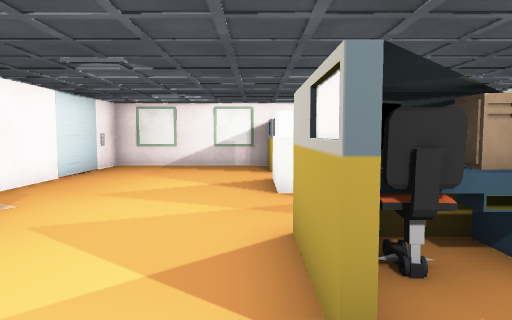
[1] (above)

24 first-person views from a walk through a scene from a Unity 3-D project. The camera is 1.2 m above the floor, tilts 4° down and sees 70° across. The floor is counted in squares, 1 m on a side. Each view is taken from the middle of a square. On the plan, view 1 faces up. The plan holds only what a view shows up to about 15 squares ahead; the rest is blank. The player is left out. Some surface patterns are stand-ins.

[2]
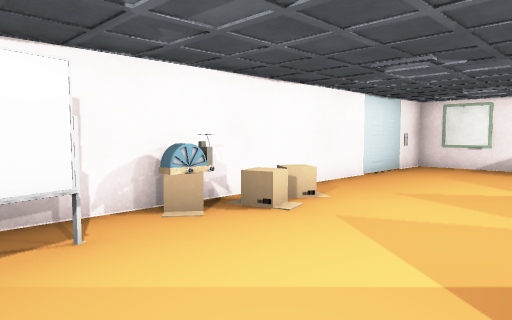

[3]
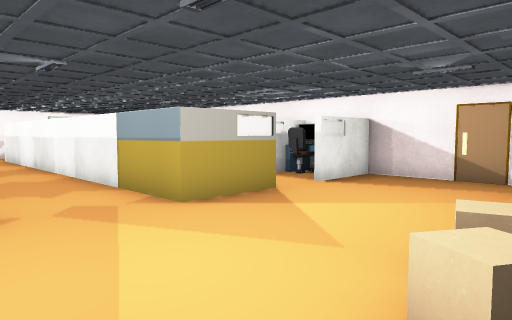

[4]
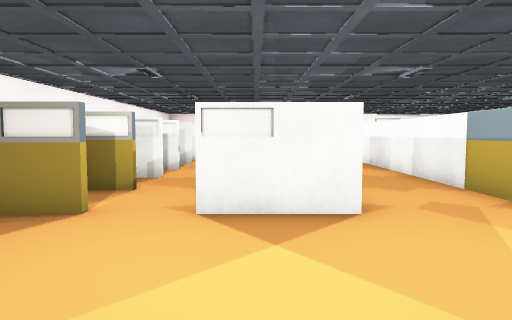

[5]
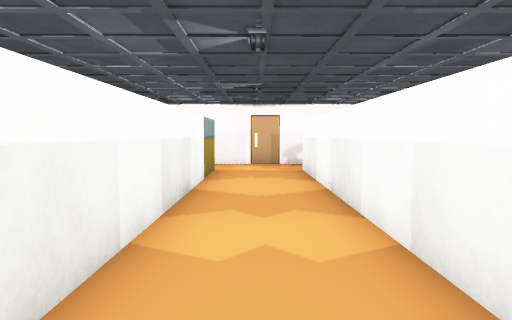

[6]
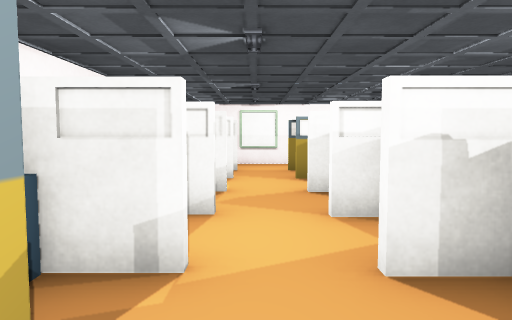

[7]
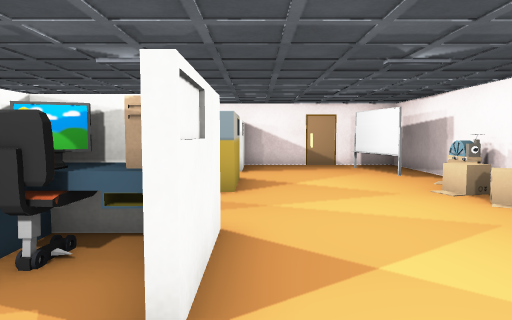

[8]
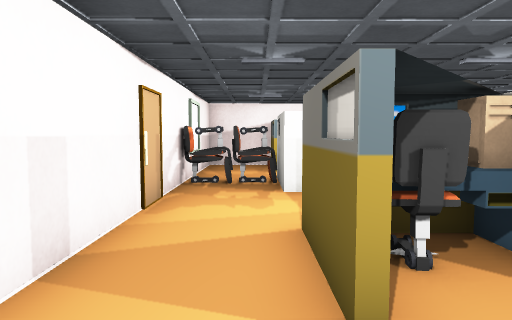

[9]
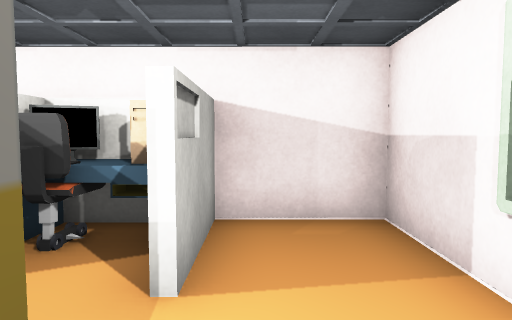

[10]
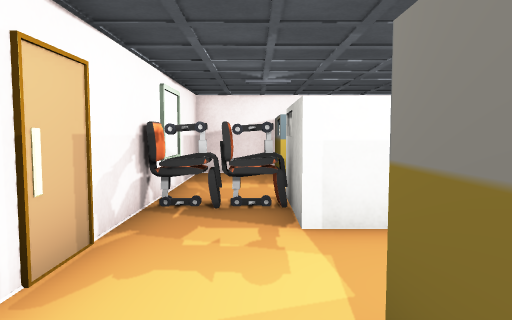

[11]
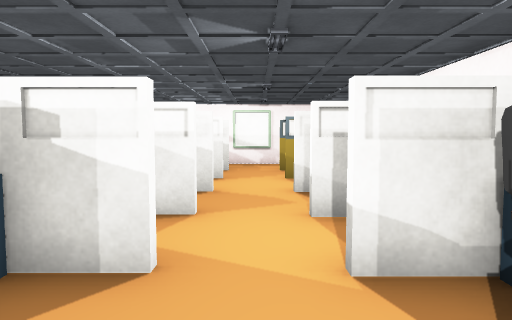

[12]
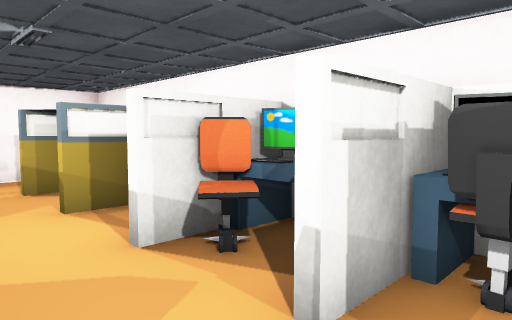

[13]
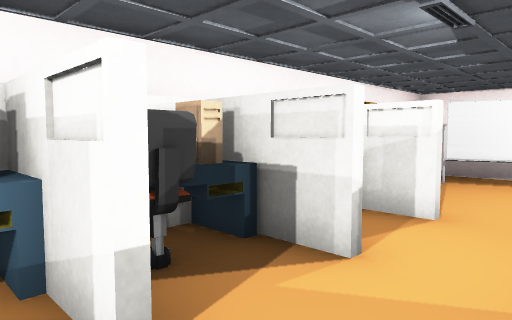

[14]
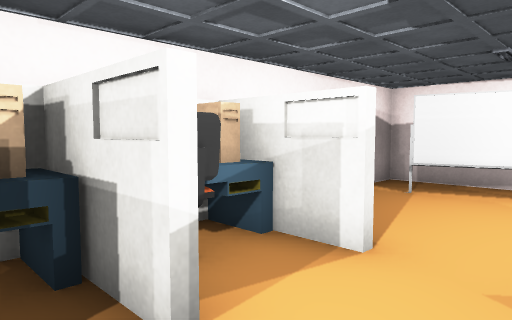

[15]
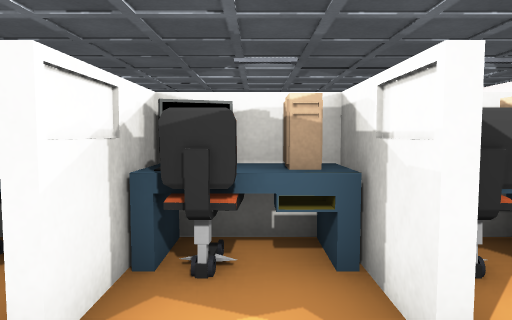

[16]
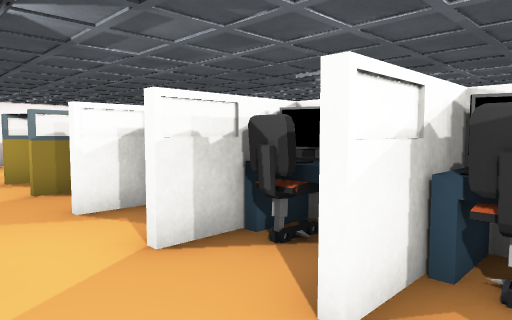

[17]
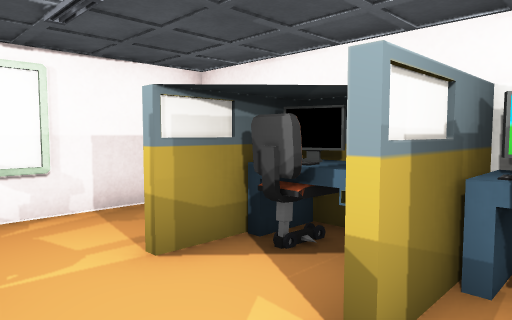

[18]
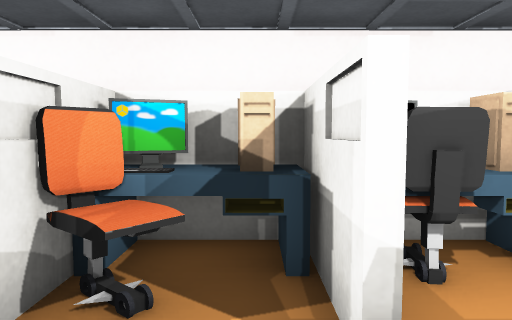

[19]
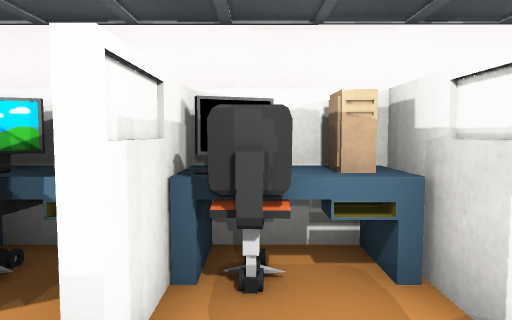

[20]
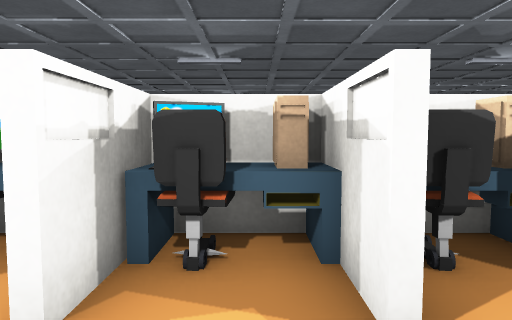

[21]
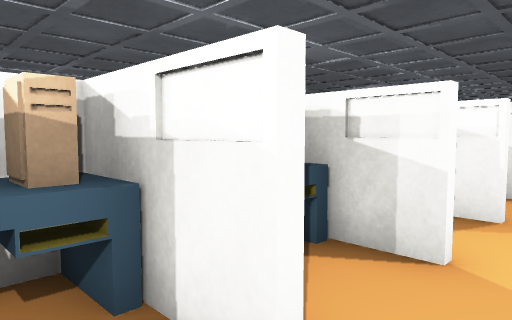

[22]
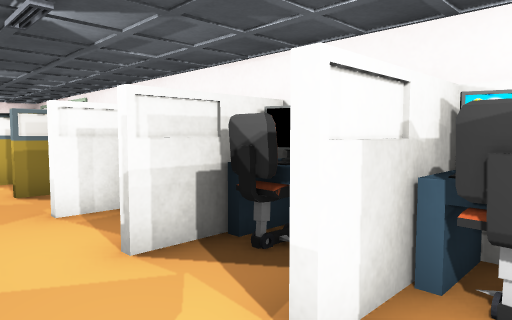

[23]
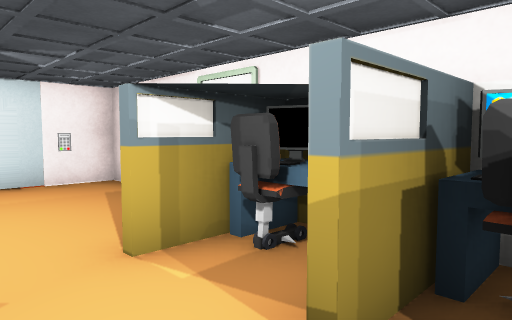

[24]
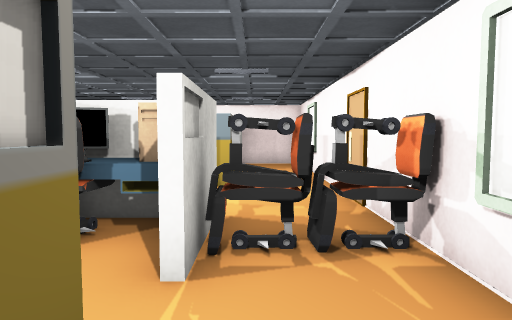

### Floor plan
Points are (right, up) in squares from view 1. A wall is a line through its corners. A room is listed if a view was taken in it or the views show most of it. See-through windows are left out.
Room 1 (views 1, 2, 3, 4, 5, 6, 7, 8, 9, 10, 11, 12, 13, 14, 15, 16, 17, 18, 19, 20, 21, 22, 23, 24)
walls: (5.3, 3.1) (5.3, 1.9); (7.3, 8.5) (7.3, 10); (3, 2.6) (3, 1.9); (5.1, 1.9) (5.1, 3.2); (7.4, 2.5) (7.4, 1.9); (7.4, 10) (7.4, 8.5); (5.1, 11.5) (5.1, 13); (0.6, 2.5) (0.6, 1.9); (9.6, 9.4) (9.6, 10); (2.8, 11.5) (2.8, 12.6); (7.3, 11.5) (7.3, 12.5); (0.5, 1.9) (0.5, 4.4) (5.5, 4.4); (7.5, 11.6) (7.5, 12.2); (9.8, 10) (9.8, 8.5); (7.4, 0.2) (7.4, -1.5); (7.4, 12.5) (7.4, 11.6); (0.5, 11.5) (0.5, 13.7); (11.9, 9.5) (11.9, 10); (7.3, -1.5) (7.3, 0.2); (1, 12.8) (0.4, 12.8); (3.9, 13.9) (3, 13.9) (3, 11.6); (7.3, 13.9) (5.3, 13.9) (5.3, 11.6); (7.4, 14) (7.4, 13.4); (0.6, 13.9) (0.6, 11.6); (0.5, 14.1) (-5.4, 14.1) (-5.4, 6.1); (9.6, -2.1) (9.6, 0.2); (14.4, 10) (14.4, 7.4) (11.4, 7.4); (11.9, -2.1) (11.9, 0.2); (-5.4, 2.9) (-5.4, -2.4) (-0.5, -2.4); (14.4, 0.2) (14.4, -2.4) (16.8, -2.4) (16.8, 14.1) (14.4, 14.1); (14.2, -2.1) (14.2, 0.2)
low walls: (2.5, 3.5) (2.5, 4.2); (1.6, 12.8) (1.1, 12.8); (12.4, 8.4) (12.4, 7.6); (0.9, 14) (0.9, 13.4)
ways out: opening at (8.5, -0.5)
objects: other object (-5, 3) to (-5, 4); other object (-5, 5) to (-4, 6); other object (-4, -1) to (-4, 1); other object (-4, 4); other object (0, -2); other object (1, -2) to (4, -1); other object (1, 0); other object (1, 8) to (4, 9); other object (1, 10); chair (2, 3); chair (2, 13); other object (3, 0); other object (3, 10); other object (4, 3) to (4, 4); other object (4, 13); other object (5, -2) to (9, 0); other object (5, 0); other object (5, 8) to (9, 9); other object (5, 10); other object (6, 3) to (9, 4); other object (6, 13) to (9, 13); other object (10, 2); other object (10, 3) to (14, 4); other object (10, 8) to (11, 9); other object (10, 12); other object (10, 13) to (14, 13); other object (10, 14); other object (11, -2) to (11, -1); other object (12, 2); other object (12, 12); chair (13, 0); chair (13, 9); other object (14, 2); other object (14, 12); chair (15, 3); chair (16, 3); chair (17, 3)

Positions as (right, up) in squares from view 1, and headings:
1: (0, 0), facing up
2: (0, 0), facing up-left
3: (-5, 8), facing down-right
4: (-5, 9), facing right
5: (2, 6), facing right
6: (2, 11), facing right
7: (0, 12), facing down
8: (15, 12), facing down
9: (15, 9), facing up
10: (15, 9), facing down
11: (2, 1), facing right
12: (6, 2), facing down-right
13: (6, 2), facing down-left
14: (4, 2), facing down-left
15: (11, 0), facing up
16: (11, 0), facing up-left
17: (11, 2), facing down-right
18: (8, 2), facing down
19: (6, 10), facing up
20: (6, 12), facing down
21: (11, 11), facing down-left
22: (11, 10), facing up-left
23: (4, 10), facing up-left
24: (15, -1), facing up
